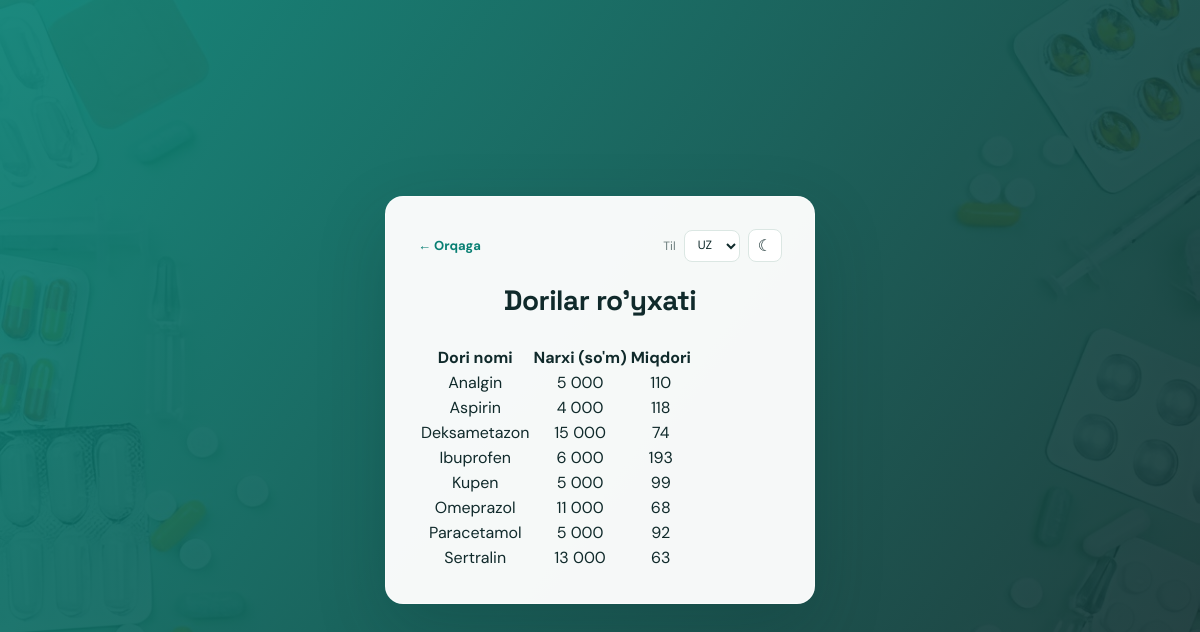
The page /view_products.php (signed in) on the database its author committed.
### tables this page shows
CREATE TABLE `products` (
  `id` int NOT NULL,
  `name` varchar(255) NOT NULL,
  `quantity` int NOT NULL,
  `price` int NOT NULL
);

### view_products.php (the view, shortened to what this page needs)
<?php
require_once 'db.php';
$result = $conn->query("SELECT name, price, quantity FROM products ORDER BY name");
?>
<!DOCTYPE html>
<html lang="uz">
<head>
    <link rel="stylesheet" href="styles.css">
</head>
<body>
<div class="container">
    <div class="page-toolbar">
    <a class="back-link" href="dashboard.php">← <span data-i18n="back">Orqaga</span></a>
    <div class="preferences">
        <label for="languageSelect" data-i18n="language">Til</label>
        <select id="languageSelect" aria-label="Tilni tanlang"><option value="uz">UZ</option><option value="ru">RU</option><option value="en">EN</option></select>
        <button type="button" id="themeToggle" class="theme-toggle" aria-label="Mavzuni almashtirish">☾</button>
    </div>
    </div>
    <h2 data-i18n="productsTitle">Dorilar ro'yxati</h2>
    <table>
        <tr>
            <th data-i18n="productHeader">Dori nomi</th>
            <th data-i18n="priceHeader">Narxi (so'm)</th>
            <th data-i18n="quantityHeader">Miqdori</th>
        </tr>
        <?php while ($row = $result->fetch_assoc()): ?>
            <tr>
                <td><?php echo htmlspecialchars($row['name'], ENT_QUOTES, 'UTF-8'); ?></td>
                <td><?php echo number_format((int) $row['price'], 0, '.', ' '); ?></td>
                <td><?php echo $row['quantity']; ?></td>
            </tr>
        <?php endwhile; ?>
    </table>
</div>
</body>
</html>

### styles.css (style rules this page uses)
:root { --ink: #102a2b; --muted: #6b7d7c; --line: #dbe7e3; --paper: #f5f8f6; --card: #ffffff; --teal: #087f73; --teal-dark: #075e58; --mint: #dff3ec; --coral: #ed755e; --amber: #e4a63a; --blue: #4d83c4; --shadow: 0 18px 45px rgba(16, 42, 43, .08); }
* { box-sizing: border-box; }
body { margin: 0; min-height: 100vh; color: var(--ink); background: var(--paper); font-family: 'DM Sans', 'Segoe UI', sans-serif; }
button, input, select { font: inherit; }
a { color: inherit; }
body:not(.app-body) { display: grid; place-items: center; padding: 24px; background: linear-gradient(125deg, rgba(8, 127, 115, .92), rgba(16, 42, 43, .9)), url('images/login_bg.jpg') center / cover; }
.container { width: min(100%, 430px); padding: 32px; border: 1px solid rgba(255, 255, 255, .68); border-radius: 18px; background: rgba(255, 255, 255, .96); box-shadow: 0 26px 70px rgba(4, 45, 43, .2); text-align: center; }
.container h2 { margin: 4px 0 26px; font-family: 'Space Grotesk', sans-serif; font-size: 28px; letter-spacing: -.5px; }
.preferences { display: flex; align-items: center; justify-content: flex-end; gap: 8px; margin-bottom: 18px; color: var(--muted); font-size: 12px; }
.preferences select, .theme-toggle { min-height: 32px; padding: 5px 9px; border: 1px solid var(--line); border-radius: 8px; background: #fff; color: var(--ink); cursor: pointer; }
.theme-toggle { min-width: 34px; font-size: 16px; }
.page-toolbar { display: flex; align-items: center; justify-content: space-between; gap: 14px; margin-bottom: 20px; }
.page-toolbar .preferences { margin: 0; }
.back-link { color: var(--teal); font-size: 13px; font-weight: 700; text-decoration: none; }

### rows shown on the page
products: name "Analgin", price "5 000", quantity "110"
products: name "Aspirin", price "4 000", quantity "118"
products: name "Deksametazon", price "15 000", quantity "74"
products: name "Ibuprofen", price "6 000", quantity "193"
products: name "Kupen", price "5 000", quantity "99"
products: name "Omeprazol", price "11 000", quantity "68"
products: name "Paracetamol", price "5 000", quantity "92"
products: name "Sertralin", price "13 000", quantity "63"
